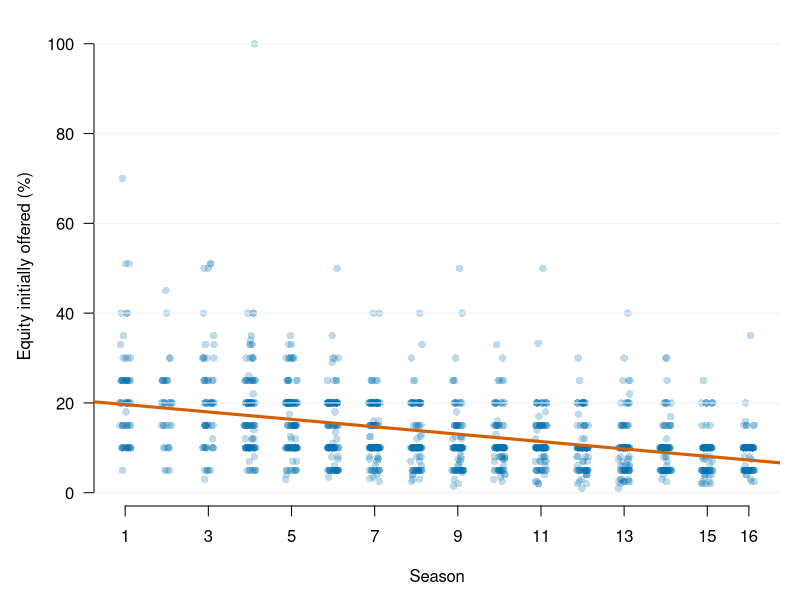

Write R code to recreate this figure.
## ---- chunk 1
knitr::opts_chunk$set(echo = TRUE, message = FALSE, warning = FALSE,
                      fig.width = 7, fig.height = 4.5)
sharks <- read.csv("data/shark_tank_teaching.csv", stringsAsFactors = FALSE)
X <- sharks$deal_on_show
Y <- as.integer(sharks$season >= 9)
## ---- chunk 2
joint_counts <- table(Deal = X, Late_period = Y)
joint_pmf <- prop.table(joint_counts)
joint_counts
round(joint_pmf, 3)
sum(joint_pmf)
## ---- chunk 3
rowSums(joint_pmf)
colSums(joint_pmf)
## ---- chunk 4
round(prop.table(joint_counts, margin = 2), 3)
## ---- chunk 5
observed_joint_11 <- mean(X == 1 & Y == 1)
independent_joint_11 <- mean(X == 1) * mean(Y == 1)
c(observed_joint_11 = observed_joint_11,
  independent_joint_11 = independent_joint_11)
## ---- chunk 6
E_X <- mean(X)
E_Y <- mean(Y)
E_XY <- mean(X * Y)

c(
  E_X = E_X,
  E_Y = E_Y,
  E_XY = E_XY,
  covariance_from_moments = E_XY - E_X * E_Y
)
## ---- chunk 7
cov_xy <- mean((X - mean(X)) * (Y - mean(Y)))
rho_xy <- cov_xy / (sqrt(mean((X - mean(X))^2)) *
                    sqrt(mean((Y - mean(Y))^2)))
c(from_definition = rho_xy,
  from_R = cor(X, Y))
## ---- chunk 8
old_par <- par(no.readonly = TRUE)
par(mar = c(4.7, 4.7, 1.3, 1), las = 1, family = "sans")

season_values <- sort(unique(sharks$season))
plot(
  jitter(sharks$season, amount = 0.14),
  sharks$equity_offered_pct,
  pch = 16,
  col = grDevices::adjustcolor("#0072B2", alpha.f = 0.25),
  xaxt = "n",
  bty = "n",
  xlab = "Season",
  ylab = "Equity initially offered (%)"
)
axis(1, at = c(seq(1, 15, by = 2), 16))
abline(h = pretty(sharks$equity_offered_pct), col = "#EEF1F4", lwd = 1)
abline(
  lm(equity_offered_pct ~ season, data = sharks),
  col = "#D55E00", lwd = 3
)
par(old_par)
## ---- chunk 9
c(
  season_with_equity_offered =
    cor(sharks$season, sharks$equity_offered_pct),
  equity_offered_with_deal =
    cor(sharks$equity_offered_pct, sharks$deal_on_show)
)
